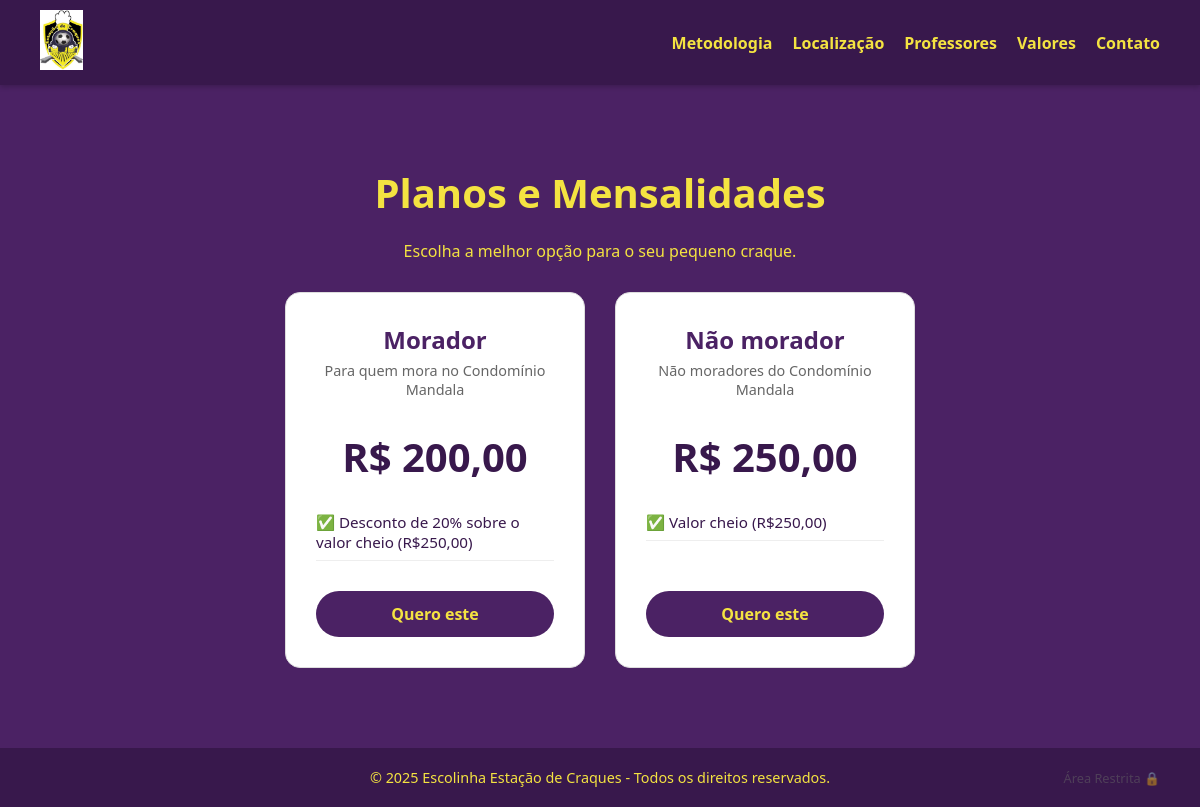
The app's page /valores/ with its own data.
### escolinha/models.py (models this page shows, shortened)
class Plano(models.Model):
    titulo = models.CharField(max_length=100, help_text="Ex: Sócio Clube Mandala")
    subtitulo = models.CharField(max_length=100, help_text="Ex: Para quem já é sócio")
    preco = models.DecimalField(max_digits=6, decimal_places=2) # Ex: 150.00
    beneficios = models.TextField(help_text="Coloque um benefício por linha")
    def get_beneficios_list(self):
        return self.beneficios.split('\n')

### escolinha/views.py (the view)
# urls.py: path('valores/', valores, name='valores'),
def valores(request):
    lista_planos = Plano.objects.all()
    context = {'planos': lista_planos}
    return render(request, 'escolinha/valores.html', context)

### escolinha/templates/escolinha/valores.html (shortened to what this page needs)
{% extends 'escolinha/base.html' %}
{% load static %}
{% block content %}
<div class="box" style="background: transparent; border: none; max-width: 1000px;">
    <h1>Planos e Mensalidades</h1>
    <p>Escolha a melhor opção para o seu pequeno craque.</p>
    <div class="pricing-container">
        {% for plano in planos %}
        <div class="card-price">
            <h3 class="titulo-plano">{{ plano.titulo }}</h3>
            <p class="subtitulo">{{ plano.subtitulo }}</p>
            <div class="preco">
                R$ {{ plano.preco }}
            </div>
            <ul class="lista-beneficios">
                {% for beneficio in plano.get_beneficios_list %}
                    <li>✅ {{ beneficio }}</li>
                {% endfor %}
            </ul>
            <a href="https://wa.me/5521999999999?text=Olá, quero contratar o plano {{ plano.titulo }}" target="_blank" class="btn-plano">
                Quero este
            </a>
        </div>
        {% empty %}
            <p>Nenhum plano cadastrado.</p>
        {% endfor %}
    </div>
</div>
{% endblock %}

### escolinha/templates/escolinha/base.html (style rules this page uses)
* { margin: 0; padding: 0; box-sizing: border-box; }
body { font-family: 'Segoe UI', Tahoma, Geneva, Verdana, sans-serif; background-color: #4B2264; color: #F4E341; display: flex; flex-direction: column; min-height: 100vh; }
a { text-decoration: none; color: #F4E341; transition: 0.3s; }
.box { border: 2px solid #F4E341; padding: 40px; margin: 0 auto; max-width: 800px; border-radius: 15px; background-color: rgba(255, 255, 255, 0.05); }
h1 { margin-bottom: 20px; font-size: 2.5rem; }

### escolinha/templates/escolinha/valores.html (style rules this page uses)
.pricing-container { display: flex; flex-wrap: wrap; justify-content: center; gap: 30px; margin-top: 30px; }
.card-price { background-color: #fff; color: #38184C; border-radius: 15px; width: 300px; padding: 30px; text-align: center; transition: transform 0.3s, box-shadow 0.3s; display: flex; flex-direction: column; border: 1px solid #ddd; }
.titulo-plano { color: #4B2264; font-size: 1.5rem; margin-bottom: 5px; font-weight: bold; }
.subtitulo { font-size: 0.9rem; color: #666; margin-bottom: 10px; }
.preco { font-size: 2.5rem; color: #38184C; font-weight: bold; margin: 20px 0; }
.lista-beneficios { list-style: none; padding: 0; margin-bottom: 30px; flex: 1; text-align: left; }
.lista-beneficios li { padding: 8px 0; border-bottom: 1px solid #eee; font-size: 0.95rem; }
.btn-plano { background-color: #4B2264; color: #F4E341; padding: 12px; border-radius: 25px; font-weight: bold; display: block; width: 100%; transition: 0.3s; }

### records on screen
Plano: titulo "Morador", subtitulo "Para quem mora no Condomínio Mandala", preco "200,00", get_beneficios_list "Desconto de 20% sobre o valor cheio (R$250,00)"
Plano: titulo "Não morador", subtitulo "Não moradores do Condomínio Mandala", preco "250,00", get_beneficios_list "Valor cheio (R$250,00)"
